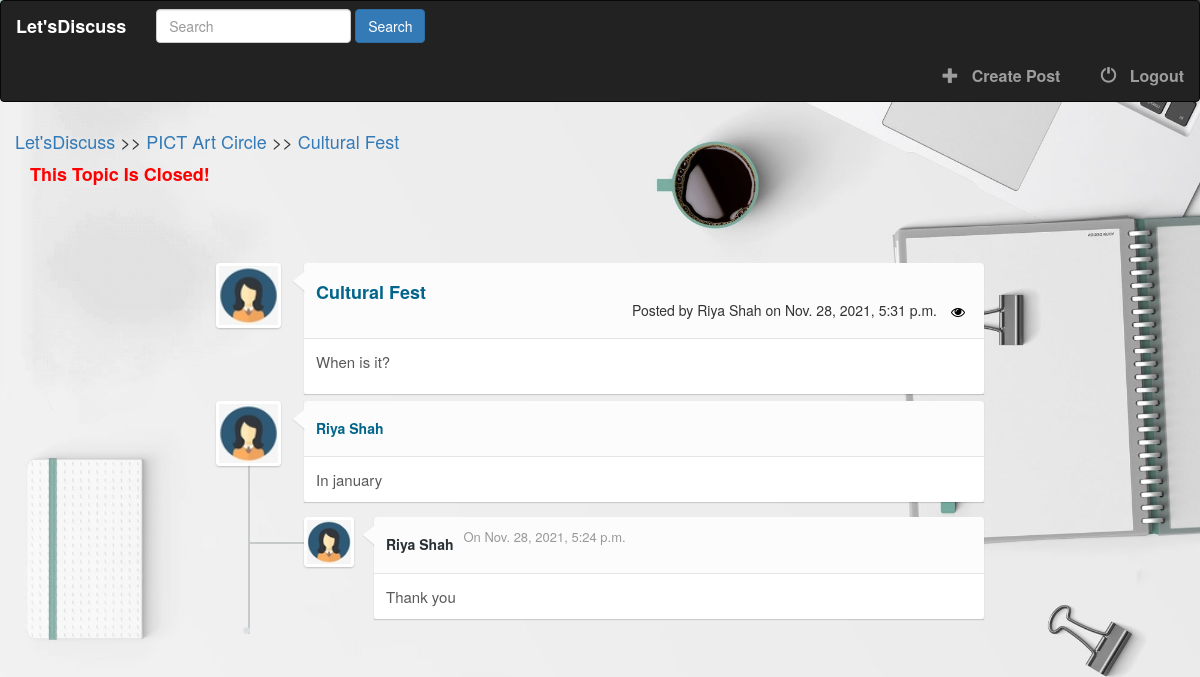
Screenshot of /post-detail/cultural-fest/ (signed in) with the database file from the repository.
### online_forum/models.py (models this page shows, shortened)
class Post(models.Model):
    title = models.CharField(max_length=1000)
    slug = models.SlugField(max_length=1500, unique=True, blank=True)
    author = models.ForeignKey(Author, on_delete=models.CASCADE)
    content = HTMLField()
    categories = models.ManyToManyField(Category)
    timestamp = models.DateTimeField(auto_now_add=True)
    approved = models.BooleanField(default=False)
    hit_count_generic = GenericRelation(HitCount, object_id_field='object_pk',
                                        related_query_name='hit_count_generic_relation')
    tags = TaggableManager()
    comments = models.ManyToManyField(Comment, blank=True)
    closed = models.BooleanField(default=False)
    state = models.CharField(max_length=40, default='zero')
    def get_url(self):
        return reverse("post-detail", kwargs={
            'slug': self.slug
        })

class Category(models.Model):
    title = models.CharField(max_length=100)
    slug = models.SlugField(max_length=200, unique=True, blank=True)
    description = models.TextField(default="Description")
    class Meta:
        verbose_name_plural = "Categories"
    def __str__(self):
        return self.title
    def get_url(self):
        return reverse("posts", kwargs={
            'slug': self.slug
        })

class Author(models.Model):
    user = models.ForeignKey(User, on_delete=models.CASCADE)
    full_name = models.CharField(max_length=255, blank=True)
    slug = models.SlugField(max_length=512, unique=True, blank=True)
    bio = HTMLField()
    points = models.IntegerField(default=0)
    profile_pic = ResizedImageField(size=[50, 80], quality=100, upload_to='authors', default=None, blank=False)

class Comment(models.Model):
    user = models.ForeignKey(Author, on_delete=models.CASCADE)
    content = models.TextField()
    timestamp = models.DateTimeField(auto_now_add=True)
    replies = models.ManyToManyField(Reply, blank=True)

class Reply(models.Model):
    user = models.ForeignKey(Author, on_delete=models.CASCADE)
    content = models.TextField()
    timestamp = models.DateTimeField(auto_now_add=True)
    class Meta:
        verbose_name_plural = "replies"

### online_forum/views.py (the view)
# urls.py: path('post-detail/<slug>/', views.show_post_detail, name='post-detail'),
def show_post_detail(request, slug):
    post = get_object_or_404(Post, slug=slug)
    if request.user.is_authenticated:
        author = Author.objects.get(user=request.user)
    if "comment-form" in request.POST:
        comment = request.POST.get("comment-input")
        new_comment, created = Comment.objects.get_or_create(user=author, content=comment)
        post.comments.add(new_comment.id)
    if "reply-form" in request.POST:
        reply = request.POST.get("reply-input")
        comment_id = request.POST.get("comment-id")
        comment_object = Comment.objects.get(id=comment_id)
        new_reply, created = Reply.objects.get_or_create(user=author, content=reply)
        comment_object.replies.add(new_reply.id)
    context = {
        'post': post,
        'title': post.title,
    }
    update_views(request, post)
    return render(request, 'post_detail.html', context)

### online_forum/context_processors.py (called while the page is built, shortened)
def search(request):
    search_context = {}
    posts = Post.objects.all()
    return search_context

### online_forum/utils.py (called while the page is built)
def update_views(request, object):
    context = {}
    hit_count = get_hitcount_model().objects.get_for_object(object)
    hits = hit_count.hits
    hitcontext = context["hitcount"] = {"pk": hit_count.pk}
    hit_count_response = HitCountMixin.hit_count(request, hit_count)
    if hit_count_response.hit_counted:
        hits = hits+1
        hitcontext["hitcounted"] = hit_count_response.hit_counted
        hitcontext["hit_message"] = hit_count_response.hit_message
        hitcontext["total_hits"] = hits

### templates/post_detail.html (shortened to what this page needs)
{% extends 'base.html' %}
{% load hitcount_tags %}
{% block content %}
    <div class="container">
        <div class="row">
            <div class="forum-navigation">
                <span>
                    <h4>
                        <a href="{% url 'index' %}">Let'sDiscuss</a> >>
                        <a href="{{ post.categories.all.0.get_url }}">{{ post.categories.all.0 }}</a> >>
                        <a href="{{ post.get_url }}">{{ post.title }}</a>
                    </h4>
                </span>
            </div>
        </div>
        {% if post.closed == True %}
        	<div style="font-size: 18px; color: #F00; font-weight: bolder; padding-bottom:15px;  width: 100%;">
				This Topic Is Closed!
			</div>
        {% endif %}
		<div class="comments-container">
			<ul id="post-info" class="comments-list" style="height: 1%;">
			<li>
				<div class="comment-main-level">
					<div class="comment-avatar"><img src={{ post.author.profile_pic.url }} alt=""></div>
					<div class="comment-box">
						<div class="comment-head">
							<h5 class="comment-name by-author" style="font-size: 18px;"><a href="{{ post.get_url }}">{{ post.title|safe }}</a></h5>
							<br/>
							<h5 style="font-size: 14px; float: right;">
								Posted by {{ post.author.full_name|title }}
								on {{ post.timestamp }}
								<i class="fa fa-eye" style="color: black;">&nbsp;&nbsp;{% get_hit_count for post %}</i>
							</h5>
						</div>
						<div class="comment-content">
							{{ post.content|safe }}
						</div>
					</div>
				</div>
			</li>
		</ul>
		</div>
        <div class="comments-container">
		<br/><br/>
		<ul id="comments-list" class="comments-list">
			{% for comment in post.comments.all %}
			<li>
				<div class="comment-main-level">
					<div class="comment-avatar"><img src="{{ comment.user.profile_pic.url }}" alt="Loading..."></div>
					<div class="comment-box">
						<div class="comment-head">
							<h6 class="comment-name by-author">{{ comment.user.full_name|title}}</h6>
						</div>
						<div class="comment-content">
							{{ comment.content }}
						</div>
					</div>
				</div>
				<ul class="comments-list reply-list">
					{% for reply in comment.replies.all %}
					<li>
						<div class="comment-avatar"><img src="{{ comment.user.profile_pic.url }}" alt="Loading..."></div>
						<div class="comment-box">
							<div class="comment-head">
								<h6 class="comment-name">{{ reply.user.full_name|title}}</h6>
								<span>On {{ reply.timestamp }}</span>
							</div>
							<div class="comment-content">
								 {{ reply.content }}
							</div>
						</div>
					</li>
					{% endfor %}
				</ul>
			</li>
			{% endfor %}
		</ul>
	</div>
    </div>
{% endblock content %}

### static/style.css (style rules this page uses)
body { background: white url('images/bg6.jpg'); background-size: 100%; background-repeat:no-repeat; }
* { margin: 0; padding: 0; -webkit-box-sizing: border-box; -moz-box-sizing: border-box; box-sizing: border-box; }
ul { list-style-type: none; }
.comments-container { margin: 60px auto 15px; width: 768px; }
.comments-list { margin-top: 30px; position: relative; }
.comments-list:before { content: ''; width: 2px; height: 100%; background: #c7cacb; position: absolute; left: 32px; top: 0; }
.comments-list:after { content: ''; position: absolute; background: #c7cacb; bottom: 0; left: 27px; width: 7px; height: 7px; border: 3px solid #dee1e3; -webkit-border-radius: 50%; -moz-border-radius: 50%; border-radius: 50%; }
.reply-list:before, .reply-list:after { display: none; }
.reply-list li:before { content: ''; width: 60px; height: 2px; background: #c7cacb; position: absolute; top: 25px; left: -55px; }
.comments-list li { margin-bottom: 15px; display: block; position: relative; }
.comments-list li:after { content: ''; display: block; clear: both; height: 0; width: 0; }
.reply-list { padding-left: 88px; clear: both; margin-top: 15px; }
.comments-list .comment-avatar { width: 65px; height: 65px; position: relative; z-index: 99; float: left; border: 3px solid #FFF; -webkit-border-radius: 4px; -moz-border-radius: 4px; border-radius: 4px; -webkit-box-shadow: 0 1px 2px rgba(0,0,0,0.2); -moz-box-shadow: 0 1px 2px rgba(0,0,0,0.2); box-shadow: 0 1px 2px rgba(0,0,0,0.2); overflow: hidden; }
.comments-list .comment-avatar img { width: 100%; height: 100%; }
.reply-list .comment-avatar { width: 50px; height: 50px; }
.comment-main-level:after { content: ''; width: 0; height: 0; display: block; clear: both; }
.comments-list .comment-box { width: 680px; float: right; position: relative; -webkit-box-shadow: 0 1px 1px rgba(0,0,0,0.15); -moz-box-shadow: 0 1px 1px rgba(0,0,0,0.15); box-shadow: 0 1px 1px rgba(0,0,0,0.15); }
.comments-list .comment-box:before, .comments-list .comment-box:after { content: ''; height: 0; width: 0; position: absolute; display: block; border-width: 10px 12px 10px 0; border-style: solid; border-color: transparent #FCFCFC; top: 8px; left: -11px; }
.comments-list .comment-box:before { border-width: 11px 13px 11px 0; border-color: transparent rgba(0,0,0,0.05); left: -12px; }
.reply-list .comment-box { width: 610px; }
.comment-box .comment-head { background: #FCFCFC; padding: 10px 12px; border-bottom: 1px solid #E5E5E5; overflow: hidden; -webkit-border-radius: 4px 4px 0 0; -moz-border-radius: 4px 4px 0 0; border-radius: 4px 4px 0 0; }
.comment-box .comment-head i { float: right; margin-left: 14px; position: relative; top: 2px; color: #A6A6A6; cursor: pointer; -webkit-transition: color 0.3s ease; -o-transition: color 0.3s ease; transition: color 0.3s ease; }
.comment-box .comment-name { color: #283035; font-size: 14px; font-weight: 700; float: left; margin-right: 10px; }
.comment-box .comment-name a { color: #283035; }
.comment-box .comment-head span { float: left; color: #999; font-size: 13px; position: relative; top: 1px; }
.comment-box .comment-content { background: #FFF; padding: 12px; font-size: 15px; color: #595959; -webkit-border-radius: 0 0 4px 4px; -moz-border-radius: 0 0 4px 4px; border-radius: 0 0 4px 4px; }
.comment-box .comment-name.by-author, .comment-box .comment-name.by-author a { color: #03658c; }
.comment-box .comment-name.by-author:after { background: #03658c; color: #FFF; font-size: 12px; padding: 3px 5px; font-weight: 700; margin-left: 10px; -webkit-border-radius: 3px; -moz-border-radius: 3px; border-radius: 3px; }

### rows the page displays
Post: categories.all.0 "PICT Art Circle", title "Cultural Fest", author.profile_pic (picture), author.full_name "Riya Shah", timestamp "Nov. 28, 2021, 5:31 p.m.", content "When is it?"
Comment: user.profile_pic (picture), user.full_name "Riya Shah", content "In january"
Reply: user.profile_pic (picture), user.full_name "Riya Shah", timestamp "Nov. 28, 2021, 5:24 p.m.", content "Thank you"
